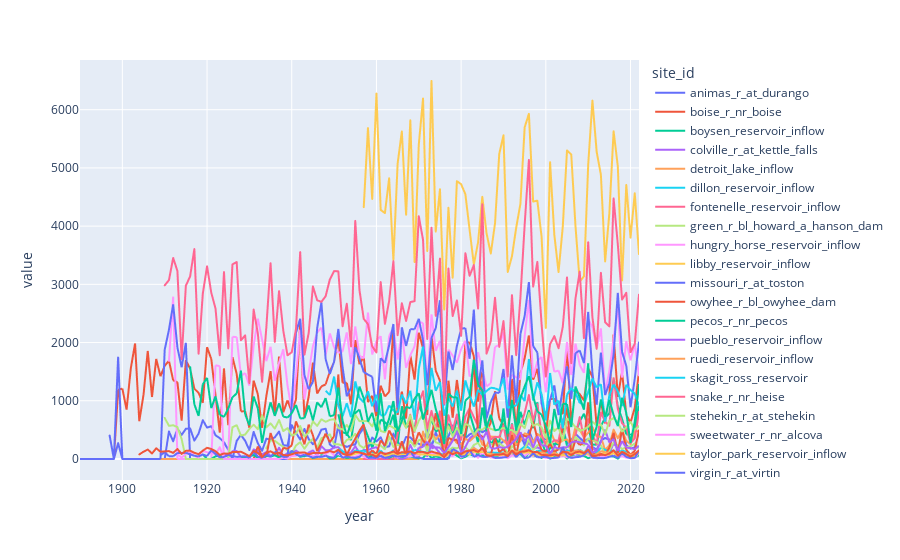

Write notebook code for a chart like this one.
### Code cell
import plotly.express as px

px.line(
    dataset.query("issue_date.dt.month == 1")
    # .merge(df_train_targets_v2[["site_id", "forecast_year"]], on=["site_id", "forecast_year"])
    .sort_values(["site_id", "year"], ascending=True)
    ,
    x="year",
    y=["volume"],
    color="site_id",
)
